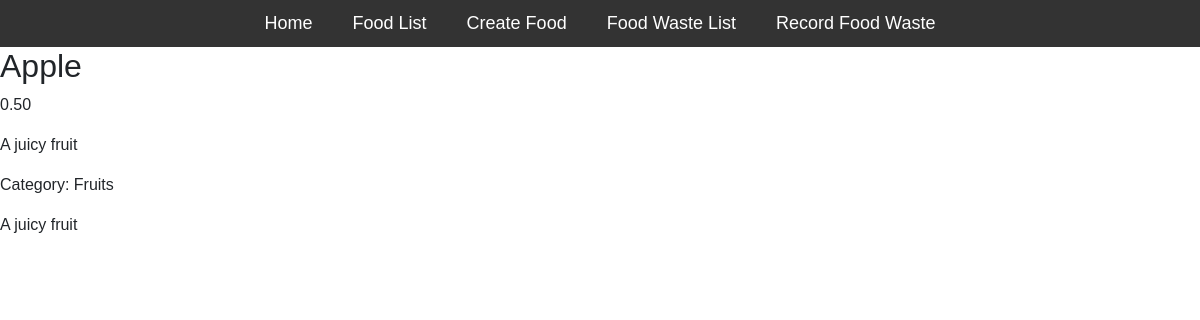
Page /food/detail/1/ on the committed database.
### myapp/models.py (models this page shows, shortened)
class Food(models.Model):
    name = models.CharField(max_length=200)
    category = models.ForeignKey(FoodCategory, on_delete=models.CASCADE)
    amount = models.DecimalField(max_digits=5, decimal_places=2)
    description = models.TextField()

class FoodCategory(models.Model):
    name = models.CharField(max_length=100)
    def __str__(self):
        return self.name

### myapp/views.py (the view)
# urls.py: path('food/detail/<int:pk>/', views.food_detail, name='food_detail'),
def food_detail(request, pk):
    food = Food.objects.get(pk=pk)
    return render(request, 'myapp/food_detail.html', {'food': food})

### myapp/templates/myapp/food_detail.html
{% extends 'myapp/navbar.html' %}
{% block content %}
<h2>{{ food.name }}</h2>
<p>{{ food.amount }}</p>
<p>{{ food.description }}</p>
<p>Category: {{ food.category }}</p>
<p>{{ food.description }}</p>
<br>
{% endblock content %}

### static/css/main.css (style rules this page uses)
body { height: 100%; margin: 0; font-family: Arial, Helvetica, sans-serif; }
body { margin: 0; padding: 0; }

### rows in the picture
Food: name "Apple", amount "0.50", description "A juicy fruit", category "Fruits"
